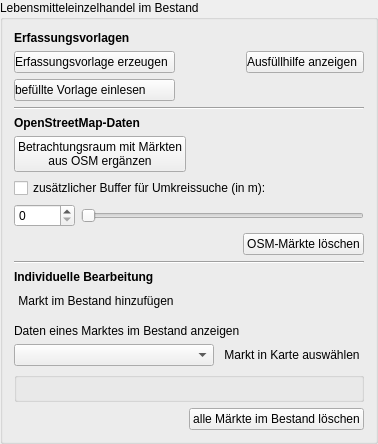
         <widget class="QgsCollapsibleGroupBox" name="mGroupBox_3">
          <property name="title">
           <string>Lebensmitteleinzelhandel im Bestand</string>
          </property>
          <property name="collapsed">
           <bool>true</bool>
          </property>
          <layout class="QVBoxLayout" name="verticalLayout_12">
           <item>
            <widget class="QLabel" name="label_2">
             <property name="font">
              <font>
               <weight>75</weight>
               <bold>true</bold>
              </font>
             </property>
             <property name="text">
              <string>Erfassungsvorlagen</string>
             </property>
            </widget>
           </item>
           <item>
            <layout class="QGridLayout" name="gridLayout">
             <item row="0" column="0">
              <widget class="QPushButton" name="create_template_button">
               <property name="sizePolicy">
                <sizepolicy hsizetype="Fixed" vsizetype="Fixed">
                 <horstretch>0</horstretch>
                 <verstretch>0</verstretch>
                </sizepolicy>
               </property>
               <property name="toolTip">
                <string>&lt;html&gt;&lt;head/&gt;&lt;body&gt;&lt;p&gt;&lt;span style=&quot; font-weight:600;&quot;&gt;Erfassungsvorlage für Lebensmittelmärkte in Bestand erzeugen&lt;/span&gt;&lt;/p&gt;&lt;p&gt;Eine leere Erfassungsvorlage für Bestandsmärkte in Form einer csv-, Excel- oder Shape-Datei erzeugen lassen, um diese anschließend händisch zu befüllen und abschließend wieder einzulesen.&lt;/p&gt;&lt;/body&gt;&lt;/html&gt;</string>
               </property>
               <property name="layoutDirection">
                <enum>Qt::LeftToRight</enum>
               </property>
               <property name="styleSheet">
                <string notr="true">text-align:left</string>
               </property>
               <property name="text">
                <string>Erfassungsvorlage erzeugen</string>
               </property>
               <property name="icon">
                <iconset>
                 <normaloff>../../images/iconset_mob/20190619_iconset_mob_template_create_1.png</normaloff>../../images/iconset_mob/20190619_iconset_mob_template_create_1.png</iconset>
               </property>
               <property name="checkable">
                <bool>false</bool>
               </property>
              </widget>
             </item>
             <item row="0" column="1">
              <spacer name="horizontalSpacer">
               <property name="orientation">
                <enum>Qt::Horizontal</enum>
               </property>
               <property name="sizeHint" stdset="0">
                <size>
                 <width>40</width>
                 <height>20</height>
                </size>
               </property>
              </spacer>
             </item>
             <item row="1" column="0">
              <widget class="QPushButton" name="read_template_button">
               <property name="sizePolicy">
                <sizepolicy hsizetype="Preferred" vsizetype="Fixed">
                 <horstretch>0</horstretch>
                 <verstretch>0</verstretch>
                </sizepolicy>
               </property>
               <property name="toolTip">
                <string>&lt;html&gt;&lt;head/&gt;&lt;body&gt;&lt;p&gt;&lt;span style=&quot; font-weight:600;&quot;&gt;Befüllte Vorlage wieder einlesen&lt;/span&gt;&lt;/p&gt;&lt;p&gt;Eine zuvor erzeugte und anschließend händisch befüllte Erfassungsvorlage (csv-, Excel- oder Shape-Datei) wieder einlesen und die Märkte in der Karte sichtbar machen.&lt;/p&gt;&lt;/body&gt;&lt;/html&gt;</string>
               </property>
               <property name="layoutDirection">
                <enum>Qt::LeftToRight</enum>
               </property>
               <property name="styleSheet">
                <string notr="true">text-align:left</string>
               </property>
               <property name="text">
                <string>befüllte Vorlage einlesen</string>
               </property>
               <property name="icon">
                <iconset>
                 <normaloff>../../images/iconset_mob/20190619_iconset_mob_template_read_1.png</normaloff>../../images/iconset_mob/20190619_iconset_mob_template_read_1.png</iconset>
               </property>
               <property name="checkable">
                <bool>false</bool>
               </property>
              </widget>
             </item>
             <item row="0" column="2">
              <widget class="QPushButton" name="template_help_button">
               <property name="sizePolicy">
                <sizepolicy hsizetype="Fixed" vsizetype="Fixed">
                 <horstretch>0</horstretch>
                 <verstretch>0</verstretch>
                </sizepolicy>
               </property>
               <property name="toolTip">
                <string>&lt;html&gt;&lt;head/&gt;&lt;body&gt;&lt;p&gt;&lt;span style=&quot; font-weight:600;&quot;&gt;Erfassungsvorlage erzeugen&lt;/span&gt;&lt;/p&gt;&lt;p&gt;Eine leere Erfassungsvorlage im csv-, Excel- oder Shapefile-Format erzeugen, in der die Bestandsmärkte händisch eingetragen und später wieder mit Projekt-Check eingelesen werden können.&lt;/p&gt;&lt;/body&gt;&lt;/html&gt;</string>
               </property>
               <property name="layoutDirection">
                <enum>Qt::LeftToRight</enum>
               </property>
               <property name="styleSheet">
                <string notr="true">text-align:left</string>
               </property>
               <property name="text">
                <string>Ausfüllhilfe anzeigen</string>
               </property>
               <property name="icon">
                <iconset>
                 <normaloff>../../images/iconset_mob/20190619_iconset_mob_info_2.png</normaloff>../../images/iconset_mob/20190619_iconset_mob_info_2.png</iconset>
               </property>
               <property name="checkable">
                <bool>false</bool>
               </property>
              </widget>
             </item>
            </layout>
           </item>
           <item>
            <widget class="Line" name="line">
             <property name="orientation">
              <enum>Qt::Horizontal</enum>
             </property>
            </widget>
           </item>
           <item>
            <widget class="QLabel" name="label_5">
             <property name="font">
              <font>
               <weight>75</weight>
               <bold>true</bold>
              </font>
             </property>
             <property name="text">
              <string>OpenStreetMap-Daten</string>
             </property>
            </widget>
           </item>
           <item>
            <layout class="QHBoxLayout" name="horizontalLayout_6">
             <property name="topMargin">
              <number>0</number>
             </property>
             <property name="rightMargin">
              <number>0</number>
             </property>
             <item>
              <widget class="QPushButton" name="add_osm_button">
               <property name="sizePolicy">
                <sizepolicy hsizetype="Fixed" vsizetype="Fixed">
                 <horstretch>0</horstretch>
                 <verstretch>0</verstretch>
                </sizepolicy>
               </property>
               <property name="toolTip">
                <string>&lt;html&gt;&lt;head/&gt;&lt;body&gt;&lt;p&gt;&lt;span style=&quot; font-weight:600;&quot;&gt;OpenStreetMap-Daten verwenden&lt;/span&gt;&lt;/p&gt;&lt;p&gt;OpenStreetMap-Daten zu Lebensmittelgeschäften aus dem Internet laden, aufbereiten und in der Karte anzeigen. Diese Daten müssen anschließend i.d.R. noch nachbearbeitet werden.&lt;/p&gt;&lt;/body&gt;&lt;/html&gt;</string>
               </property>
               <property name="text">
                <string>Betrachtungsraum mit Märkten 
aus OSM ergänzen</string>
               </property>
               <property name="icon">
                <iconset>
                 <normaloff>../../images/iconset_mob/20190619_iconset_mob_markets_osm_1.png</normaloff>../../images/iconset_mob/20190619_iconset_mob_markets_osm_1.png</iconset>
               </property>
              </widget>
             </item>
             <item>
              <spacer name="horizontalSpacer_12">
               <property name="orientation">
                <enum>Qt::Horizontal</enum>
               </property>
               <property name="sizeHint" stdset="0">
                <size>
                 <width>40</width>
                 <height>20</height>
                </size>
               </property>
              </spacer>
             </item>
            </layout>
           </item>
           <item>
            <widget class="QCheckBox" name="osm_buffer_check">
             <property name="toolTip">
              <string>&lt;html&gt;&lt;head/&gt;&lt;body&gt;&lt;p&gt;&lt;span style=&quot; font-weight:600;&quot;&gt;Zusätzlicher Buffer für Umkreissuche&lt;/span&gt;&lt;/p&gt;&lt;p&gt;Auch das Randgebiet des Betrachtungsraums durch Märkte aus OpenStreetMap ergänzen.&lt;/p&gt;&lt;/body&gt;&lt;/html&gt;</string>
             </property>
             <property name="text">
              <string>zusätzlicher Buffer für Umkreissuche (in m):</string>
             </property>
            </widget>
           </item>
           <item>
            <layout class="QHBoxLayout" name="horizontalLayout">
             <property name="leftMargin">
              <number>0</number>
             </property>
             <property name="topMargin">
              <number>0</number>
             </property>
             <item>
              <widget class="QSpinBox" name="osm_buffer_input">
               <property name="toolTip">
                <string>&lt;html&gt;&lt;head/&gt;&lt;body&gt;&lt;p&gt;&lt;span style=&quot; font-weight:600;&quot;&gt;Zusätzlicher Buffer für Umkreissuche&lt;/span&gt;&lt;/p&gt;&lt;p&gt;Auch das Randgebiet des Betrachtungsraums durch Märkte aus OpenStreetMap ergänzen.&lt;/p&gt;&lt;/body&gt;&lt;/html&gt;</string>
               </property>
               <property name="maximum">
                <number>10000</number>
               </property>
              </widget>
             </item>
             <item>
              <widget class="QSlider" name="osm_buffer_slider">
               <property name="toolTip">
                <string>&lt;html&gt;&lt;head/&gt;&lt;body&gt;&lt;p&gt;&lt;span style=&quot; font-weight:600;&quot;&gt;Zusätzlicher Buffer für Umkreissuche&lt;/span&gt;&lt;/p&gt;&lt;p&gt;Auch das Randgebiet des Betrachtungsraums durch Märkte aus OpenStreetMap ergänzen.&lt;/p&gt;&lt;/body&gt;&lt;/html&gt;</string>
               </property>
               <property name="maximum">
                <number>10000</number>
               </property>
               <property name="orientation">
                <enum>Qt::Horizontal</enum>
               </property>
              </widget>
             </item>
            </layout>
           </item>
           <item>
            <layout class="QHBoxLayout" name="horizontalLayout_7">
             <property name="topMargin">
              <number>0</number>
             </property>
             <property name="rightMargin">
              <number>0</number>
             </property>
             <item>
              <spacer name="horizontalSpacer_14">
               <property name="orientation">
                <enum>Qt::Horizontal</enum>
               </property>
               <property name="sizeHint" stdset="0">
                <size>
                 <width>40</width>
                 <height>20</height>
                </size>
               </property>
              </spacer>
             </item>
             <item>
              <widget class="QPushButton" name="remove_osm_button">
               <property name="text">
                <string>OSM-Märkte löschen</string>
               </property>
               <property name="icon">
                <iconset>
                 <normaloff>../../images/iconset_mob/20190619_iconset_mob_delete_1.png</normaloff>../../images/iconset_mob/20190619_iconset_mob_delete_1.png</iconset>
               </property>
              </widget>
             </item>
            </layout>
           </item>
           <item>
            <widget class="Line" name="line_2">
             <property name="orientation">
              <enum>Qt::Horizontal</enum>
             </property>
            </widget>
           </item>
           <item>
            <widget class="QLabel" name="label_6">
             <property name="font">
              <font>
               <weight>75</weight>
               <bold>true</bold>
              </font>
             </property>
             <property name="text">
              <string>Individuelle Bearbeitung</string>
             </property>
            </widget>
           </item>
           <item>
            <widget class="QPushButton" name="add_nullfall_market_button">
             <property name="sizePolicy">
              <sizepolicy hsizetype="Fixed" vsizetype="Fixed">
               <horstretch>0</horstretch>
               <verstretch>0</verstretch>
              </sizepolicy>
             </property>
             <property name="cursor">
              <cursorShape>PointingHandCursor</cursorShape>
             </property>
             <property name="toolTip">
              <string>&lt;html&gt;&lt;head/&gt;&lt;body&gt;&lt;p&gt;&lt;span style=&quot; font-weight:600;&quot;&gt;Bestehenden Markt hinzufügen&lt;/span&gt;&lt;/p&gt;&lt;p&gt;Klicken der Schaltfläche ermöglicht das Einzeichnen eines oder mehrerer bestehender Märkte in die Karte. Die Eigenschaften der Märkte (Name, Anbieter, Betriebstyp) können anschließend editiert werden.&lt;/p&gt;&lt;/body&gt;&lt;/html&gt;</string>
             </property>
             <property name="text">
              <string>Markt im Bestand hinzufügen</string>
             </property>
             <property name="icon">
              <iconset>
               <normaloff>../../images/iconset_mob/20190619_iconset_mob_market_add_1.png</normaloff>
               <normalon>../../images/iconset_mob/20190619_iconset_mob_market_add_2.png</normalon>../../images/iconset_mob/20190619_iconset_mob_market_add_1.png</iconset>
             </property>
             <property name="iconSize">
              <size>
               <width>24</width>
               <height>24</height>
              </size>
             </property>
             <property name="checkable">
              <bool>true</bool>
             </property>
             <property name="autoExclusive">
              <bool>false</bool>
             </property>
             <property name="flat">
              <bool>true</bool>
             </property>
            </widget>
           </item>
           <item>
            <spacer name="verticalSpacer_2">
             <property name="orientation">
              <enum>Qt::Vertical</enum>
             </property>
             <property name="sizeType">
              <enum>QSizePolicy::Fixed</enum>
             </property>
             <property name="sizeHint" stdset="0">
              <size>
               <width>20</width>
               <height>6</height>
              </size>
             </property>
            </spacer>
           </item>
           <item>
            <widget class="QLabel" name="label_7">
             <property name="text">
              <string>Daten eines Marktes im Bestand anzeigen</string>
             </property>
            </widget>
           </item>
           <item>
            <layout class="QHBoxLayout" name="horizontalLayout_14">
             <item>
              <widget class="QComboBox" name="nullfall_market_combo">
               <property name="minimumSize">
                <size>
                 <width>200</width>
                 <height>0</height>
                </size>
               </property>
               <property name="toolTip">
                <string>&lt;html&gt;&lt;head/&gt;&lt;body&gt;&lt;p&gt;&lt;span style=&quot; font-weight:600;&quot;&gt;Bestehenden Markt aus Liste auswählen&lt;/span&gt;&lt;/p&gt;&lt;p&gt;Einen bestehenden Markt aus der Liste auswählen, um seine Eigenschaften (Name, Anbieter, Betriebstyp) anzuzeigen und bei Bedarf zu verändern.&lt;/p&gt;&lt;/body&gt;&lt;/html&gt;</string>
               </property>
              </widget>
             </item>
             <item>
              <widget class="QPushButton" name="select_nullfall_market_button">
               <property name="sizePolicy">
                <sizepolicy hsizetype="Fixed" vsizetype="Fixed">
                 <horstretch>0</horstretch>
                 <verstretch>0</verstretch>
                </sizepolicy>
               </property>
               <property name="cursor">
                <cursorShape>PointingHandCursor</cursorShape>
               </property>
               <property name="toolTip">
                <string>&lt;html&gt;&lt;head/&gt;&lt;body&gt;&lt;p&gt;&lt;span style=&quot; font-weight:600;&quot;&gt;Bestehenden Markt in der Karte auswählen&lt;/span&gt;&lt;/p&gt;&lt;p&gt;Klicken der Schaltfläche ermöglicht das Auswählen eines bestehenden Marktes durch Anklicken in der Karte. Nach der Auswahl werden dessen Eigenschaften (Name, Anbieter, Betriebstyp) angezeigt und können bei Bedarf verändert werden.&lt;/p&gt;&lt;/body&gt;&lt;/html&gt;</string>
               </property>
               <property name="text">
                <string>Markt in Karte auswählen</string>
               </property>
               <property name="icon">
                <iconset>
                 <normaloff>../../images/iconset_mob/20190619_iconset_mob_select_11.png</normaloff>
                 <normalon>../../images/iconset_mob/20190619_iconset_mob_select_21.png</normalon>../../images/iconset_mob/20190619_iconset_mob_select_11.png</iconset>
               </property>
               <property name="iconSize">
                <size>
                 <width>24</width>
                 <height>24</height>
                </size>
               </property>
               <property name="checkable">
                <bool>true</bool>
               </property>
               <property name="autoExclusive">
                <bool>false</bool>
               </property>
               <property name="flat">
                <bool>true</bool>
               </property>
              </widget>
             </item>
            </layout>
           </item>
           <item>
            <widget class="QGroupBox" name="nullfall_market_parameter_group">
             <property name="font">
              <font>
               <family>MS Shell Dlg 2</family>
               <pointsize>8</pointsize>
               <weight>50</weight>
               <bold>false</bold>
              </font>
             </property>
             <property name="title">
              <string/>
             </property>
             <layout class="QVBoxLayout" name="verticalLayout_9"/>
            </widget>
           </item>
           <item>
            <layout class="QHBoxLayout" name="horizontalLayout_8">
             <property name="topMargin">
              <number>0</number>
             </property>
             <property name="rightMargin">
              <number>0</number>
             </property>
             <item>
              <spacer name="horizontalSpacer_15">
               <property name="orientation">
                <enum>Qt::Horizontal</enum>
               </property>
               <property name="sizeHint" stdset="0">
                <size>
                 <width>40</width>
                 <height>20</height>
                </size>
               </property>
              </spacer>
             </item>
             <item>
              <widget class="QPushButton" name="remove_nullfall_markets_button">
               <property name="toolTip">
                <string>&lt;html&gt;&lt;head/&gt;&lt;body&gt;&lt;p&gt;&lt;span style=&quot; font-weight:600;&quot;&gt;Alle Märkte im Bestand löschen&lt;/span&gt;&lt;/p&gt;&lt;p&gt;Alle Lebensmittelmärkte im Bestand löschen.&lt;/p&gt;&lt;/body&gt;&lt;/html&gt;</string>
               </property>
               <property name="text">
                <string>alle Märkte im Bestand löschen</string>
               </property>
               <property name="icon">
                <iconset>
                 <normaloff>../../images/iconset_mob/20190619_iconset_mob_delete_1.png</normaloff>../../images/iconset_mob/20190619_iconset_mob_delete_1.png</iconset>
               </property>
              </widget>
             </item>
            </layout>
           </item>
          </layout>
         </widget>
